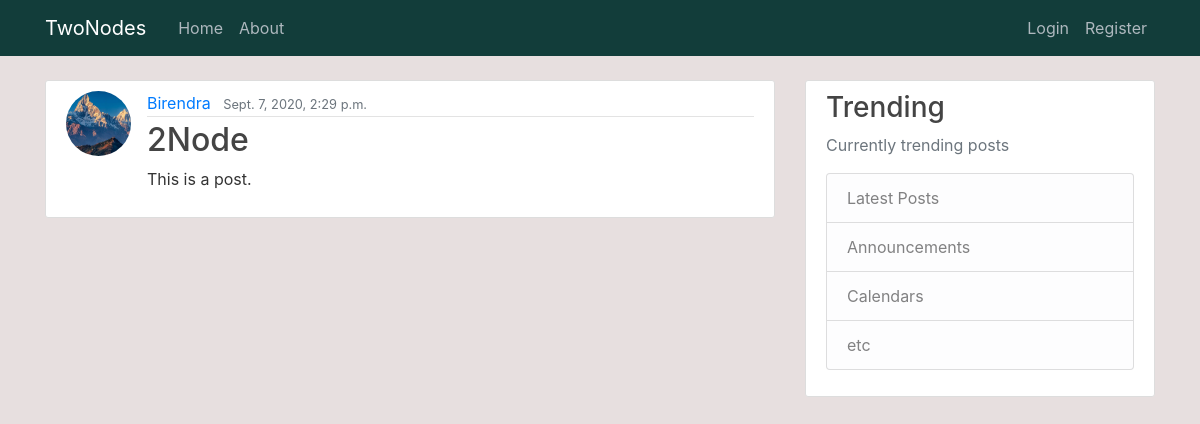
The page /post/3/ on the database as committed earlier.
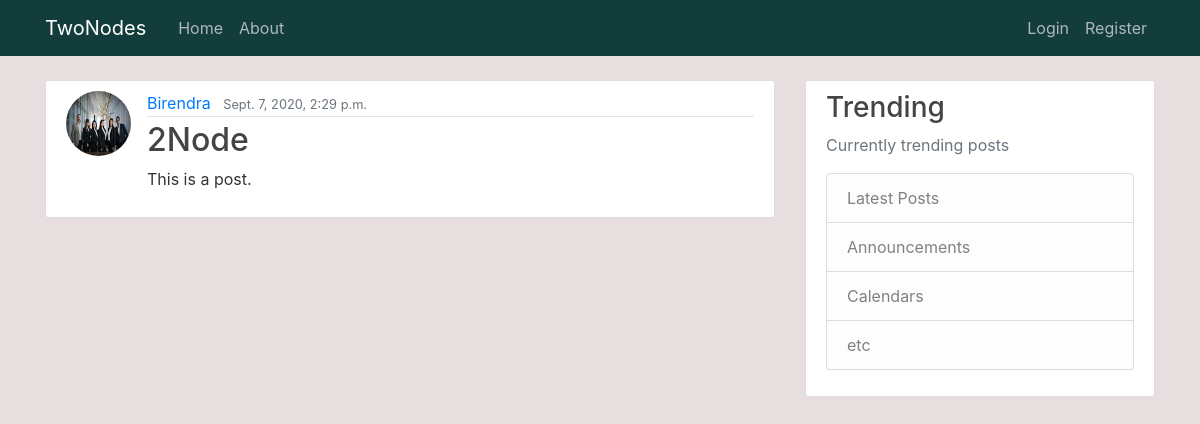
The same page on the database as committed later.
### blog/models.py (models this page shows, shortened)
class Post(models.Model):
    title = models.CharField(max_length=100)
    content = models.TextField()
    dateposted = models.DateTimeField(default=timezone.now)
    author = models.ForeignKey(User, on_delete= models.CASCADE)

### users/models.py (models this page shows, shortened)
class Profile(models.Model):
    user = models.OneToOneField(User, on_delete=models.CASCADE)
    image = models.ImageField(default='default.jpg', upload_to='profile_pics')

### blog/views.py (the view)
# urls.py: path('post/<int:pk>/', PostDetailView.as_view(), name = 'post-detail'),
class PostDetailView(DetailView):
    model = Post

### blog/templates/blog/post_detail.html
{% extends "blog/base.html" %}
{% block content %}
    <article class="media content-section">
        <img class="rounded-circle article-img" src="{{ object.author.profile.image.url}}" alt="Profiel Picture">
        <div class="media-body">
        <div class="article-metadata">
            <a class="mr-2" href="#">{{ object.author }}</a>
            <small class="text-muted">{{ post.dateposted }}</small>
        </div>
        <h2 class="article-title">{{ object.title }}</h2>
        <p class="article-content">{{ object.content }}</p>
        </div>
    </article>
{% endblock content %}

Rows that differ between the two databases and show on the page:
changed through a linked row, Post "2Node": author.profile.image: a different picture
